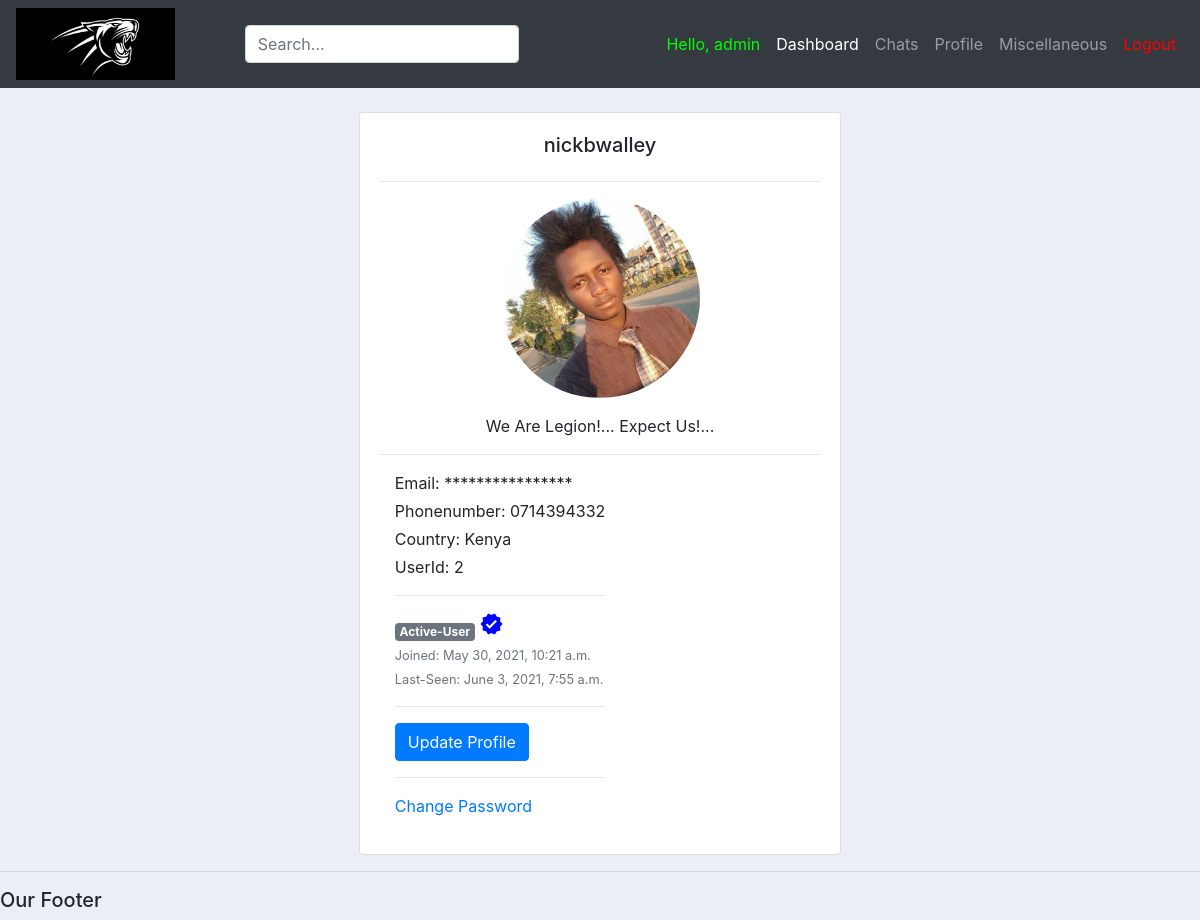
/account/2/ (signed in), run on the app's committed database.
### App1/models.py (models this page shows, shortened)
class user(AbstractBaseUser):
	alphanumeric = RegexValidator(r'^[A-Za-z0-9_.]*$', 'Only Letters, Numbers, Underscores and Periods are allowed!')
	phonenumber = RegexValidator(r'^[0-9]{10,12}$', 'Only Numerical characters are allowed! (Must be 10-12Digits)')
	username		= models.CharField(max_length=30, unique=True, validators=[alphanumeric])
	email 			= models.EmailField(verbose_name="email", max_length=60, unique=True)
	phonenumber 	= models.CharField(max_length=30, unique=True, validators=[phonenumber])
	country 		= models.ForeignKey(Country, on_delete=models.SET_NULL, blank=True, null=True)
	university 		= models.ForeignKey(University, on_delete=models.SET_NULL, null=True)
	course			= models.ForeignKey(Course, on_delete=models.SET_NULL, blank=True, null=True)
	profile_pic 	= models.ImageField(null=True, blank=True, default=get_default_profile_image, upload_to=get_profile_image_filepath)
	bio 			= models.CharField(max_length=40, default="Hey there...", blank=True, null=True)
	date_joined 	= models.DateTimeField(verbose_name='date joined', auto_now_add=True)
	last_login		= models.DateTimeField(verbose_name='last login', auto_now=True)
	hide_email		= models.BooleanField(default=True)
	hide_phonenumber= models.BooleanField(default=True)
	is_active 		= models.BooleanField(default=True)
	is_admin 		= models.BooleanField(default=False)
	is_verified  	= models.BooleanField(default=False)
	is_staff 		= models.BooleanField(default=False)
	is_superuser 	= models.BooleanField(default=False)
	USERNAME_FIELD = 'username'
	REQUIRED_FIELDS = ['email']
	objects = MyAccountManager()

class Country(models.Model):
    name = models.CharField(max_length=40)
    def __str__(self):
        return self.name

### App1/views.py (the view)
# urls.py: path('account/<int:id>/', views.account_view, name='view'),
@login_required(login_url='login') # only allows users who are logged in with correct credentials
def account_view(request, id):
	context = {}
	account = get_object_or_404(user, pk=id)
	if account:
		context['id']: account.id
		context['username']: account.username
		context['email']: account.email
		context['profile_image']: account.profile_image.url
		context['hide_email']: account.hide_email
		context['hide_phonenumber']: account.hide_phonenumber
		is_self = False
		user_id = request.user.id
		print(user_id)
		print(account.id)
		if user_id == account.id:
			is_self = True
	return render(request, "App1/other_profile.html", {'id':id, 'account':account, 'context': context})

### App1/templates/App1/other_profile.html (shortened to what this page needs)
{%  extends 'App1/main.html' %}
{% load static %}
{% block content %}
<br>
<div class="row justify-content-md-center">
    <div class="col-md-5">
        <div class="card card-body">
            <h5 style="text-align: center">{{account.username}}</h5>
            <hr>
            <img class="profile-pic" src="{{account.profile_pic.url}}" >
      <div class="mt-3 text-center">
        <p class="mb-0">{{account.bio}}</p>
      </div>
        <hr>
        <div class="col d-flex flex-column flex-sm-row justify-content-between mb-3">
          <div class="text-center text-sm-left mb-2 mb-sm-0">
            {% if request.user.id == account.id %}
            <p class="mb-1">Email: {{account.email}}</p>
            {% else %}
              <p class="mb-1">Email: ****************</p>
            {% endif %}
            <p class="mb-1">Phonenumber: {{account.phonenumber}}</p>
            <p class="mb-1">Country: {{account.country}}</p>
            <p class="mb-1">UserId: {{account.id}}</p>
            <hr>
            {% if account.is_admin %}
            <span class="badge badge-secondary">Administrator</span>
            {% else %}
            <span class="badge badge-secondary">Active-User</span>
            {% endif %}
            {% if account.is_verified %}
            <span class="material-icons" style="color: blue;">verified</span>
            {% endif %}
            <div class="text-muted"><small>Joined: {{account.date_joined}}</small></div>
            <div class="text-muted"><small>Last-Seen: {{account.last_login}}</small></div>
            <hr>
            {% if 'account.id' %}
            <a class="btn btn-primary" href="{% url 'my_profile' %}">Update Profile</a>
            <hr>
            <a href="#">Change Password</a>
            {% endif %}
          </div>
        </div>
        </div>
    </div>
</div>
{% endblock %}

### App1/templates/App1/navbar.html (shortened to what this page needs)
{% load static %}
<nav class="navbar navbar-expand-lg navbar-dark bg-dark">
    <img src="{% static '/images/lionking.png'%}" id="logo" >
    <link rel="stylesheet" href="{% static '/css/main.css' %}">
    <div class="collapse navbar-collapse" id="navbarNav">
      <ul class="navbar-nav mr-auto ml-auto">
        <form class="search-bar justify-content-start">
            <input type="text" class="form-control" name="q" id="id_q_large" placeholder="Search...">
        </form>
      </ul>
      <ul class="navbar-nav ml-auto">
        {% if request.user.is_authenticated %}
        <li class="nav-item">
          <a class="nav-link" style="color: #00ff00;">Hello, {{request.user.username}}</a>
        </li>
        <li class="nav-item active">
          <a class="nav-link" href="{% url 'home' %}">Dashboard</a>
        </li>
        <li class="nav-item">
          <a class="nav-link" href="#">Chats</a>
        </li>
        <li class="nav-item">
          <a class="nav-link" href="{% url 'view' request.user.id %}">Profile</a>
        </li>
        {% if request.user.is_admin %}
        <li class="nav-item">
          <a class="nav-link" href="#">Miscellaneous</a>
        </li>
        {% endif %}
        <li class="nav-item">
          <a class="nav-link" href="{% url 'logout' %}" style="color: #ff0000;">Logout</a>
        </li>
      </ul>
        {% endif %}
    </div>
  </nav>

### static/css/main.css (style rules this page uses)
#logo { height: auto; width: auto; max-height: 72px; max-width: 250px; }
body { background-color: #ebeff5; }

### App1/templates/App1/other_profile.html (style rules this page uses)
.profile-pic { max-width: 200px; max-height:200px; margin: 0 auto; border-radius: 50%; }

### data on the page
user: user.username "admin"
user: username "nickbwalley", profile_pic (picture), bio "We Are Legion!... Expect Us!...", phonenumber "0714394332", country "Kenya", id "2", date_joined "May 30, 2021, 10:21 a.m.", last_login "June 3, 2021, 7:55 a.m."
